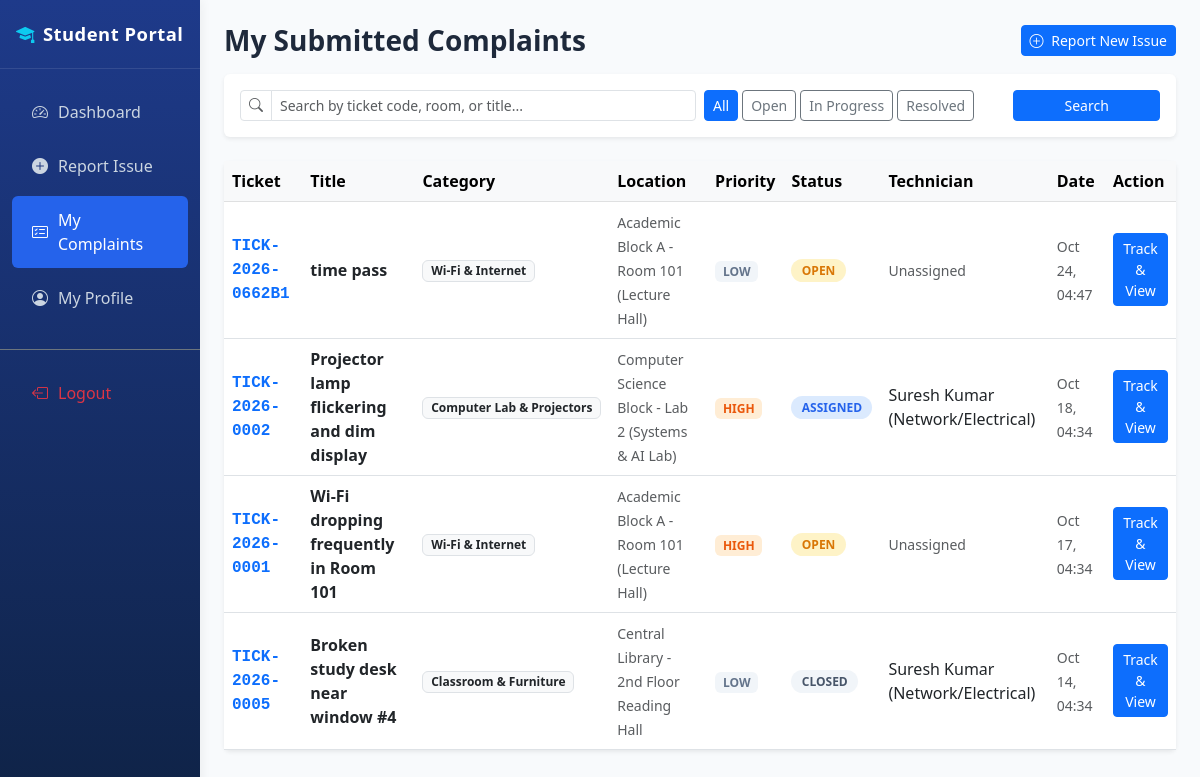
Page /student-portal/my_complaints.php (signed in) on the committed database.
### tables this page shows
CREATE TABLE `tickets` (
  `id` int(10) UNSIGNED NOT NULL,
  `ticket_code` varchar(30) NOT NULL,
  `reporter_id` int(10) UNSIGNED NOT NULL,
  `category_id` int(10) UNSIGNED NOT NULL,
  `location_id` int(10) UNSIGNED NOT NULL,
  `title` varchar(200) NOT NULL,
  `description` text NOT NULL,
  `photo_path` varchar(255) DEFAULT NULL,
  `priority` enum('LOW','MEDIUM','HIGH','CRITICAL') NOT NULL DEFAULT 'MEDIUM',
  `status` enum('OPEN','ASSIGNED','IN_PROGRESS','RESOLVED','CLOSED') NOT NULL DEFAULT 'OPEN',
  `assigned_to` int(10) UNSIGNED DEFAULT NULL,
  `created_at` timestamp NOT NULL DEFAULT current_timestamp(),
  `due_at` datetime DEFAULT NULL,
  `resolved_at` datetime DEFAULT NULL
);

CREATE TABLE `categories` (
  `id` int(10) UNSIGNED NOT NULL,
  `name` varchar(100) NOT NULL,
  `description` text DEFAULT NULL,
  `default_priority` enum('LOW','MEDIUM','HIGH','CRITICAL') NOT NULL DEFAULT 'MEDIUM',
  `created_at` timestamp NOT NULL DEFAULT current_timestamp()
);

CREATE TABLE `locations` (
  `id` int(10) UNSIGNED NOT NULL,
  `building` varchar(100) NOT NULL,
  `room` varchar(50) NOT NULL,
  `qr_code_token` varchar(64) NOT NULL,
  `created_at` timestamp NOT NULL DEFAULT current_timestamp()
);

CREATE TABLE `users` (
  `id` int(10) UNSIGNED NOT NULL,
  `name` varchar(100) NOT NULL,
  `email` varchar(120) NOT NULL,
  `password_hash` varchar(255) NOT NULL,
  `role` enum('student','admin','technician') NOT NULL DEFAULT 'student',
  `created_at` timestamp NOT NULL DEFAULT current_timestamp()
);

### student-portal/my_complaints.php (the view, shortened to what this page needs)
<?php
$pdo = Database::getConnection();
$studentId = (int)$_SESSION['student']['id'];
$statusFilter = strtoupper(trim($_GET['status'] ?? ''));
$search = trim($_GET['search'] ?? '');
$sql = "
    SELECT
        t.id, t.ticket_code, t.title, t.priority, t.status, t.created_at, t.due_at,
        c.name AS category_name,
        l.building, l.room,
        tech.name AS technician_name
    FROM tickets t
    JOIN categories c ON t.category_id = c.id
    JOIN locations l ON t.location_id = l.id
    LEFT JOIN users tech ON t.assigned_to = tech.id
    WHERE t.reporter_id = ?
";
$params = [$studentId];
$sql .= " ORDER BY t.created_at DESC";
$stmt = $pdo->prepare($sql);
$stmt->execute($params);
$tickets = $stmt->fetchAll();
?>
<!DOCTYPE html>
<html lang="en">
<head>
    <link href="https://cdn.jsdelivr.net/npm/bootstrap@5.3.0/dist/css/bootstrap.min.css" rel="stylesheet">
    <link rel="stylesheet" href="https://cdn.jsdelivr.net/npm/bootstrap-icons@1.11.0/font/bootstrap-icons.css">
    <link rel="stylesheet" href="css/style.css">
</head>
<body>
<div class="container-fluid">
    <div class="row">
        <nav class="col-md-3 col-lg-2 d-md-block sidebar p-0">
            <div class="brand-title text-center text-md-start px-3">
                <i class="bi bi-mortarboard-fill text-info me-2"></i>Student Portal
            </div>
            <div class="pt-3">
                <ul class="nav flex-column">
                    <li class="nav-item"><a class="nav-link" href="dashboard.php"><i class="bi bi-speedometer2"></i> Dashboard</a></li>
                    <li class="nav-item"><a class="nav-link" href="new_complaint.php"><i class="bi bi-plus-circle-fill"></i> Report Issue</a></li>
                    <li class="nav-item"><a class="nav-link active" href="my_complaints.php"><i class="bi bi-card-checklist"></i> My Complaints</a></li>
                    <li class="nav-item"><a class="nav-link" href="profile.php"><i class="bi bi-person-circle"></i> My Profile</a></li>
                    <li class="nav-item mt-4 border-top border-secondary pt-3"><a class="nav-link text-danger" href="logout.php"><i class="bi bi-box-arrow-left"></i> Logout</a></li>
                </ul>
            </div>
        </nav>
        <main class="col-md-9 ms-sm-auto col-lg-10 px-md-4 py-4">
            <div class="d-flex justify-content-between align-items-center mb-3">
                <h1 class="h3 fw-bold mb-0">My Submitted Complaints</h1>
                <a href="new_complaint.php" class="btn btn-primary btn-sm">
                    <i class="bi bi-plus-circle me-1"></i> Report New Issue
                </a>
            </div>
            <div class="card shadow-sm border-0 mb-4">
                <div class="card-body">
                    <form method="GET" action="" class="row g-2 align-items-center">
                        <div class="col-md-6">
                            <div class="input-group input-group-sm">
                                <span class="input-group-text bg-white"><i class="bi bi-search text-muted"></i></span>
                                <input type="text" name="search" class="form-control" placeholder="Search by ticket code, room, or title..." value="<?= htmlspecialchars($search) ?>">
                            </div>
                        </div>
                        <div class="col-md-4 d-flex gap-1">
                            <a href="my_complaints.php" class="btn btn-sm <?= empty($statusFilter) ? 'btn-primary' : 'btn-outline-secondary' ?>">All</a>
                            <a href="my_complaints.php?status=OPEN" class="btn btn-sm <?= $statusFilter === 'OPEN' ? 'btn-warning text-dark' : 'btn-outline-secondary' ?>">Open</a>
                            <a href="my_complaints.php?status=IN_PROGRESS" class="btn btn-sm <?= $statusFilter === 'IN_PROGRESS' ? 'btn-purple text-white' : 'btn-outline-secondary' ?>" style="<?= $statusFilter === 'IN_PROGRESS' ? 'background-color: #7c3aed;' : '' ?>">In Progress</a>
                            <a href="my_complaints.php?status=RESOLVED" class="btn btn-sm <?= $statusFilter === 'RESOLVED' ? 'btn-success' : 'btn-outline-secondary' ?>">Resolved</a>
                        </div>
                        <div class="col-md-2">
                            <button type="submit" class="btn btn-primary btn-sm w-100">Search</button>
                        </div>
                    </form>
                </div>
            </div>
            <div class="card shadow-sm border-0">
                <div class="table-responsive">
                    <table class="table table-hover align-middle mb-0">
                        <thead class="table-light">
                            <tr>
                                <th>Ticket</th>
                                <th>Title</th>
                                <th>Category</th>
                                <th>Location</th>
                                <th>Priority</th>
                                <th>Status</th>
                                <th>Technician</th>
                                <th>Date</th>
                                <th>Action</th>
                            </tr>
                        </thead>
                        <tbody>
                            <?php if (empty($tickets)): ?>
                                <tr>
                                    <td colspan="9" class="text-center py-4 text-muted">No complaints found.</td>
                                </tr>
                            <?php else: ?>
                                <?php foreach ($tickets as $t): ?>
                                    <tr>
                                        <td class="fw-bold font-monospace text-primary"><?= htmlspecialchars($t['ticket_code']) ?></td>
                                        <td class="fw-semibold"><?= htmlspecialchars($t['title']) ?></td>
                                        <td><span class="badge bg-light text-dark border"><?= htmlspecialchars($t['category_name']) ?></span></td>
                                        <td><small class="text-muted"><?= htmlspecialchars($t['building']) ?> - <?= htmlspecialchars($t['room']) ?></small></td>
                                        <td><span class="badge badge-priority-<?= $t['priority'] ?>"><?= $t['priority'] ?></span></td>
                                        <td><span class="badge badge-status badge-<?= $t['status'] ?>"><?= str_replace('_', ' ', $t['status']) ?></span></td>
                                        <td><?= !empty($t['technician_name']) ? htmlspecialchars($t['technician_name']) : '<span class="text-muted small">Unassigned</span>' ?></td>
                                        <td><small class="text-muted"><?= date('M d, H:i', strtotime($t['created_at'])) ?></small></td>
                                        <td>
                                            <a href="complaint_details.php?id=<?= $t['id'] ?>" class="btn btn-sm btn-primary">
                                                Track &amp; View
                                            </a>
                                        </td>
                                    </tr>
                                <?php endforeach; ?>
                            <?php endif; ?>
                        </tbody>
                    </table>
                </div>
            </div>
        </main>
    </div>
</div>
</body>
</html>

### student-portal/css/style.css (style rules this page uses)
:root { --primary-navy: #0f2347; --primary-navy-dark: #0a1832; --secondary-blue: #2563eb; --accent-blue: #3b82f6; --bg-light: #f8fafc; --card-bg: #ffffff; --text-primary: #1e293b; --text-muted: #64748b; --border-color: #e2e8f0; --status-open: #d97706; --status-open-bg: #fef3c7; --status-assigned: #2563eb; --status-assigned-bg: #dbeafe; --status-inprogress: #7c3aed; --status-inprogress-bg: #ede9fe; --status-resolved: #059669; --status-resolved-bg: #d1fae5; --status-closed: #475569; --status-closed-bg: #f1f5f9; }
body { font-family: 'Segoe UI', system-ui, -apple-system, sans-serif; background-color: var(--bg-light); color: var(--text-primary); min-height: 100vh; }
.sidebar { background: linear-gradient(180deg, #1e3a8a 0%, #0f2347 100%); min-height: 100vh; box-shadow: 2px 0 10px rgba(0, 0, 0, 0.05); }
.sidebar .brand-title { color: #ffffff; font-weight: 700; font-size: 1.15rem; letter-spacing: 0.5px; padding: 1.25rem 1rem; border-bottom: 1px solid rgba(255, 255, 255, 0.1); }
.sidebar .nav-link { color: #cbd5e1; font-weight: 500; padding: 0.75rem 1.25rem; border-radius: 6px; margin: 3px 12px; transition: all 0.2s ease-in-out; display: flex; align-items: center; gap: 10px; }
.sidebar .nav-link:hover, .sidebar .nav-link.active { color: #ffffff; background-color: rgba(255, 255, 255, 0.12); }
.sidebar .nav-link.active { background-color: var(--secondary-blue); }
.badge-status { padding: 0.35rem 0.65rem; font-weight: 600; font-size: 0.75rem; border-radius: 20px; display: inline-block; text-transform: uppercase; }
.badge-OPEN { background-color: var(--status-open-bg); color: var(--status-open); }
.badge-ASSIGNED { background-color: var(--status-assigned-bg); color: var(--status-assigned); }
.badge-CLOSED { background-color: var(--status-closed-bg); color: var(--status-closed); }
.badge-priority-HIGH { background-color: #ffedd5; color: #ea580c; font-weight: 600; }
.badge-priority-LOW { background-color: #f1f5f9; color: #64748b; font-weight: 600; }

### rows in the picture
tickets: ticket_code "TICK-2026-0662B1", title "time pass", category.name "Wi-Fi & Internet", location.building "Academic Block A", location.room "Room 101 (Lecture Hall)", priority "LOW", status "OPEN", shows "Unassigned", created_at "Oct 24, 04:47"
tickets: ticket_code "TICK-2026-0002", title "Projector lamp flickering and dim display", category.name "Computer Lab & Projectors", location.building "Computer Science Block", location.room "Lab 2 (Systems & AI Lab)", priority "HIGH", status "ASSIGNED", assigned_to.name "Suresh Kumar (Network/Electrical)", created_at "Oct 18, 04:34"
tickets: ticket_code "TICK-2026-0001", title "Wi-Fi dropping frequently in Room 101", category.name "Wi-Fi & Internet", location.building "Academic Block A", location.room "Room 101 (Lecture Hall)", priority "HIGH", status "OPEN", shows "Unassigned", created_at "Oct 17, 04:34"
tickets: ticket_code "TICK-2026-0005", title "Broken study desk near window #4", category.name "Classroom & Furniture", location.building "Central Library", location.room "2nd Floor Reading Hall", priority "LOW", status "CLOSED", assigned_to.name "Suresh Kumar (Network/Electrical)", created_at "Oct 14, 04:34"
